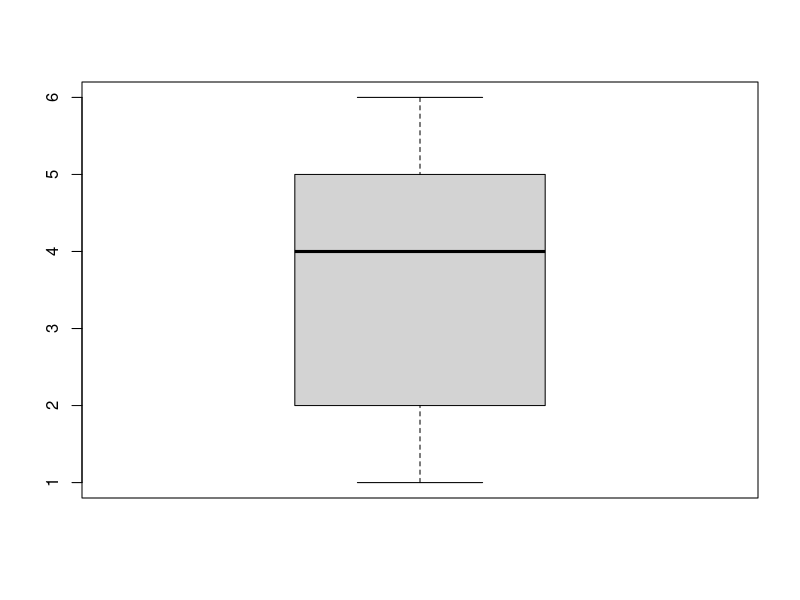
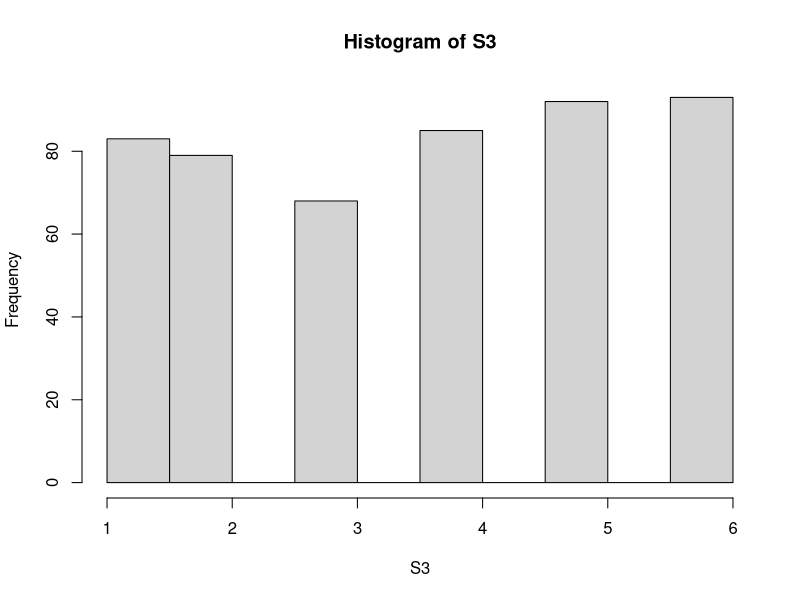

These charts were generated, in order, by the following R code:
## ---- chunk 1
knitr::opts_chunk$set(echo = TRUE, warning = FALSE, message = FALSE, fig.align = "center", comment = NA)
library(tidyverse)
## ---- chunk 2
salary <- 6
Salary <- 4

salary
Salary

# notice that Salary does NOT equal salary

rm(Salary) # gets rid of upper case Salary; don't keep junk in the Global Environment!


x <- 5
x

y <- 3
y

z <- 8
z

## ---- chunk 3
x + y
## ---- chunk 4
firstVec <- c(x, y, z)

firstVec

firstVec^2


# create vectors with just numbers

vals <- c(2,4,8)
vals

#multiply vectors together, note:  by component
firstVec*vals

#multiply vectors by constants
2*firstVec
## ---- chunk 5

cbind(firstVec,vals) #stick vectors togther in columns
rbind(firstVec,vals) #stick vectors together in rows

#Need help?
?cbind

#sequences...say values on a die with their probabilities:
dots <- seq(1,6)
dots

probdots <- rep(1/6,6)
probdots

#Need help?
?seq
?rep

# Add elements of a vector
sum(dots)


## ---- chunk 6

S1 <- sample(dots,size=5,replace=T,prob=probdots)
S2 <- sample(dots,size=5,replace=T,prob=probdots)
S1
S2


# big sample, tables & graphs
S3 <- sample(dots,size=500,replace=T,prob=probdots)
S3 

table(S3)
boxplot(S3)
hist(S3)

# statistics
mean(S3)
sd(S3)
## ---- chunk 7
# Loop through the sequence 1 to 5 printing the square of each number

for (j in 1:5)
{
  print(j^2)
}


# We can capture the results of our loop in a list
# First we create a vector and then we fill in its values


x = rep(0,5) # define a vector with zeors before we use x in the loop


for (j in 1:5)
{
  x[j] = j^2
}

x

#How about the sum of the first 100 squares? You try!


## ---- chunk 8


M2 <- matrix(c(1,3,5,2,4,6),nrow=2,byrow=T)
M2

M3 <- matrix(c(1,3,5,2,4,6),nrow=3,byrow=T)
M3

M4 <- matrix(c(1,3,5,2,4,6),nrow=3,byrow=F)
M4


## ---- chunk 9
M2[2,3] # 2nd row 3rd column 
